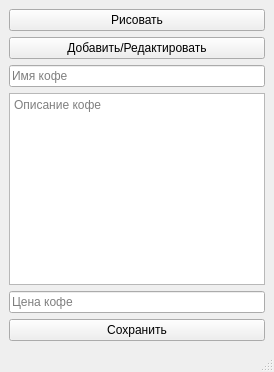
<?xml version="1.0" encoding="UTF-8"?>
<ui version="4.0">
 <class>MainWindow</class>
 <widget class="QMainWindow" name="MainWindow">
  <widget class="QWidget" name="centralwidget">
   <layout class="QVBoxLayout" name="verticalLayout">
    <item>
     <widget class="QPushButton" name="pushButton">
      <property name="text">
       <string>Рисовать</string>
      </property>
     </widget>
    </item>
    <item>
     <widget class="QPushButton" name="addEditButton">
      <property name="text">
       <string>Добавить/Редактировать</string>
      </property>
     </widget>
    </item>
    <item>
     <widget class="QLineEdit" name="nameLineEdit">
      <property name="placeholderText">
       <string>Имя кофе</string>
      </property>
     </widget>
    </item>
    <item>
     <widget class="QTextEdit" name="descriptionTextEdit">
      <property name="placeholderText">
       <string>Описание кофе</string>
      </property>
     </widget>
    </item>
    <item>
     <widget class="QLineEdit" name="priceLineEdit">
      <property name="placeholderText">
       <string>Цена кофе</string>
      </property>
     </widget>
    </item>
    <item>
     <widget class="QPushButton" name="saveButton">
      <property name="text">
       <string>Сохранить</string>
      </property>
     </widget>
    </item>
   </layout>
  </widget>
  <widget class="QMenuBar" name="menubar"/>
  <widget class="QStatusBar" name="statusbar"/>
 </widget>
 <resources/>
 <connections/>
</ui>
